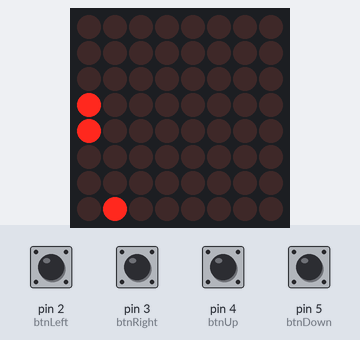
A sketch run on a simulated Arduino Uno, built with avr-gcc and run on an emulated ATmega328P. Shown: 8×8 LED matrix. Inputs (shaded band) come from the test bench; at power-on: pin 2 (btnLeft), pin 3 (btnRight), pin 4 (btnUp), pin 5 (btnDown) HIGH. Random numbers use the default seed unless the sketch sets one.

Above: at 1.2 s.
1.3 s: pin 2 (btnLeft) pulled LOW for 0.15 s
At 1.65 s:
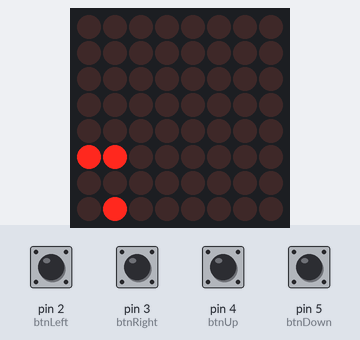
2.0 s: pin 4 (btnUp) pulled LOW for 0.15 s
At 2.25 s:
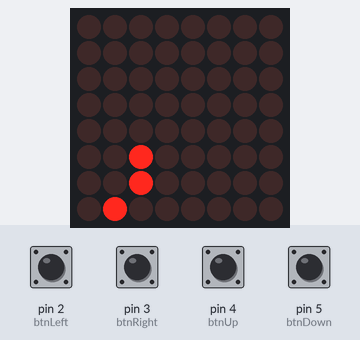
2.7 s: pin 3 (btnRight) pulled LOW for 0.15 s
At 2.86 s:
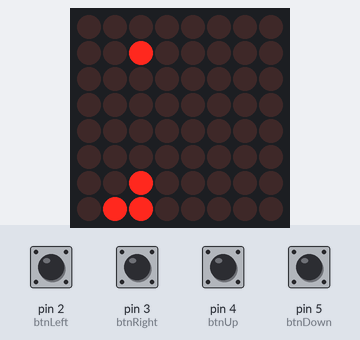
3.4 s: pin 5 (btnDown) pulled LOW for 0.15 s
At 3.76 s:
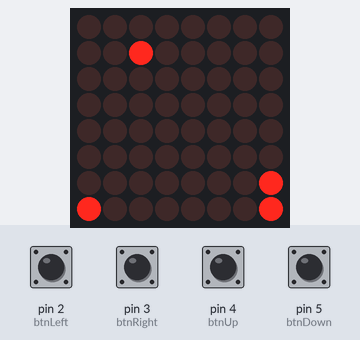
4.1 s: pin 2 (btnLeft) pulled LOW for 1 s
At 4.36 s:
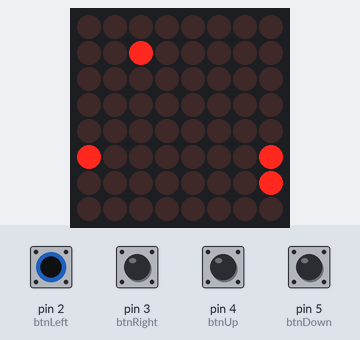
5.7 s: pin 4 (btnUp) pulled LOW for 1 s
At 5.87 s:
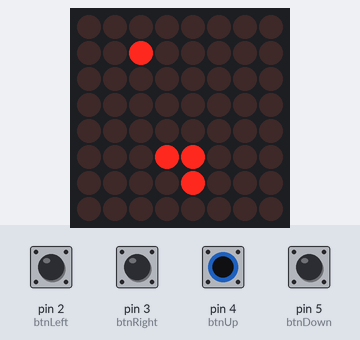
Timing chart, 0 to 8.3 s (numbered marks = the images above; inputs shaded):
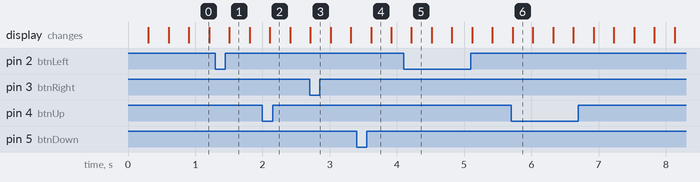

The sketch:

snake.ino
```cpp
#include "LedControl.h"

// Initialize MAX72XX
LedControl lc = LedControl(12,10,11,1);

const unsigned short btnLeft  = 2;
const unsigned short btnRight = 3;
const unsigned short btnUp    = 4;
const unsigned short btnDown  = 5;

/*
  Sizes of the board. For the MAX72XX it's 8x8.
*/
const unsigned short boardHeight = 8;
const unsigned short boardWidth = 8;

/*
  Game settings.
*/
const unsigned long renderDelay=300;
const unsigned short snakeInitialSize = 2;
const unsigned short snakeMaxSize = 10;

/*
  Game types
*/
enum Directions {
  Right,
  Left,
  Up,
  Down
};
struct Point {
  int x, y;
};

/*
  Global game objects.
*/

Point snake[snakeMaxSize];
int snakeCurrentSize;
Point prey;

Directions direction;

unsigned long timer;

void setup() {
  Serial.begin(9600);

  /*
   The MAX72XX is in power-saving mode on startup,
   we have to do a wakeup call
   */
  lc.shutdown(0, false);
  /* Set the brightness to a medium values */
  lc.setIntensity(0, 8);

  resetGame();
}

void resetGame() {
  /* and clear the display */
  lc.clearDisplay(0);

  /*
   Setup buttons pins
  */
  pinMode(btnLeft, INPUT_PULLUP);
  pinMode(btnRight, INPUT_PULLUP);
  pinMode(btnUp, INPUT_PULLUP);
  pinMode(btnDown, INPUT_PULLUP);

  /*
   Setup initial state and render snake.
  */
  snakeCurrentSize = snakeInitialSize;
  direction = Up;

  for(int i = 0; i < snakeCurrentSize; i++) {
    snake[i].x = (snakeCurrentSize - 1) - i;
    snake[i].y = 0;

    lc.setLed(0, snake[i].x, snake[i].y, true);
  }

  timer = millis();

  generatePrey();
}

Point getNextPosition() {
  Point nextPosition = {snake[0].x, snake[0].y};

  switch(direction) {
  case Up:
    if ((snake[0].x + 1) >= boardHeight) {
      nextPosition.x = 0;
    } else {
      nextPosition.x = snake[0].x + 1;
    }
    break;
  case Down:
    if ((snake[0].x - 1) < 0) {
      nextPosition.x = boardHeight - 1;
    } else {
      nextPosition.x = snake[0].x - 1;
    }
    break;
  case Right:
    if ((snake[0].y - 1) < 0) {
      nextPosition.y = boardWidth - 1;
    } else {
      nextPosition.y = snake[0].y - 1;
    }
    break;
  case Left:
    if ((snake[0].y + 1) >= boardWidth) {
      nextPosition.y = 0;
    } else {
      nextPosition.y = snake[0].y + 1;
    }
    break;
  }

  return nextPosition;
}

void shiftSnakeTo(Point nextPosition) {
  for(int i = 0; i < snakeCurrentSize; i++) {
    Point tmp = snake[i];

    snake[i] = nextPosition;

    nextPosition = tmp;
  }
}

void updateDirection() {
  if (digitalRead(btnLeft) == LOW) {
    if (direction != Right) {
      direction = Left;
    }
  } else if (digitalRead(btnRight) == LOW) {
    if (direction != Left) {
      direction = Right;
    }
  } else if (digitalRead(btnUp) == LOW) {
    if (direction != Down) {
      direction = Up;
    }
  } else if (digitalRead(btnDown) == LOW) {
    if (direction != Up) {
      direction = Down;
    }
  }
}

void generatePrey() {
  bool found = false;

  while(!found) {
    prey.x = rand() % 8;
    prey.y = rand() % 8;

    found = true;

    for(int i = 0; i < snakeCurrentSize; i++) {
      if (snake[i].x == prey.x && snake[i].y == prey.y) {
        found = false;
        break;
      }
    }
  }

  lc.setLed(0, prey.x, prey.y, true);
}

void eatPrey() {
  snakeCurrentSize++;

  shiftSnakeTo(prey);

  generatePrey();
}

void moveSnakeTo(Point nextPosition) {
  /* Turn LED on new position */
  lc.setLed(0, nextPosition.x, nextPosition.y, true);
  /* Turn off old tail LED */
  lc.setLed(0, snake[snakeCurrentSize - 1].x, snake[snakeCurrentSize - 1].y, false);

  shiftSnakeTo(nextPosition);
}

bool metSelf(Point nextPosition) {
  for(int i = 0; i < snakeCurrentSize; i++) {
    if (snake[i].x == nextPosition.x && snake[i].y == nextPosition.y) {
      return true;
    }
  }

  return false;
}

void loop() {
  bool selfEaten = false;
  bool won = false;

  while(!selfEaten || !won) {
    if( millis() - timer > renderDelay ) {
      Point nextPosition = getNextPosition();

      if (nextPosition.x == prey.x && nextPosition.y == prey.y) {
        if (snakeMaxSize <= snakeCurrentSize) {
          won = true;
          break;
        } else {
          eatPrey();
        }
      } else {
        if (metSelf(nextPosition)) {
          selfEaten = true;
          break;
        } else {
          moveSnakeTo(nextPosition);
        }
      }

      timer = millis();
    }

    updateDirection();
  }

  if (selfEaten) {
    Serial.print("You lost!");
  } else if (won) {
    Serial.print("You won!");
  }

  delay(10000);

  resetGame();
}
```
